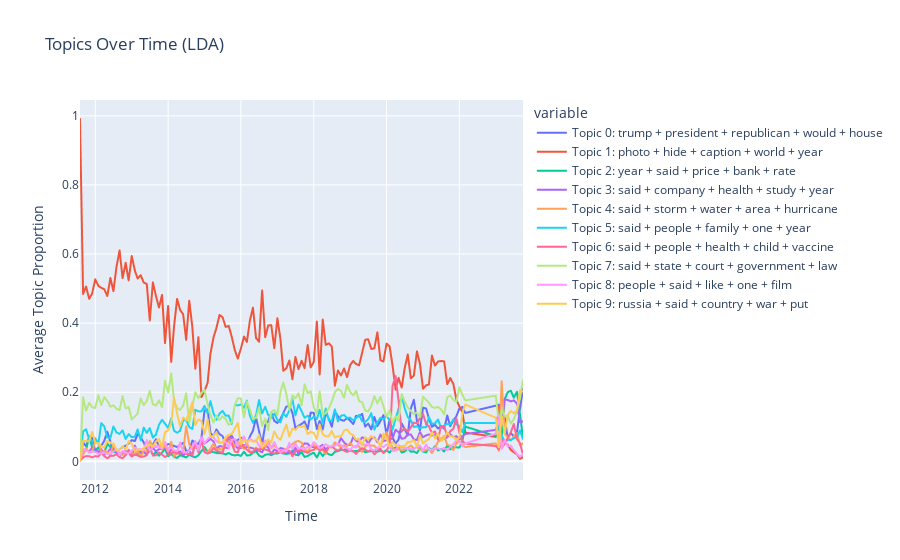

This figure's notebook cell:
### Markdown cell above
Plot Topics over time

### Code cell
import pandas as pd
import plotly.express as px

df = pd.read_csv('cnn_news_articles_final_cleaned.csv')

df['date published'] = pd.to_datetime(df['date published'])

bow_corpus = bow_vectorizer.transform(df['text'])

topic_distributions = lda_model.transform(bow_corpus)

topics_df = pd.DataFrame(topic_distributions, columns=[f"Topic {i}" for i in range(lda_model.n_components)])

df = pd.concat([df, topics_df], axis=1)

df_grouped = df.groupby([df['date published'].dt.to_period('M')])[['Topic ' + str(i) for i in range(lda_model.n_components)]].mean().reset_index()

df_grouped['date published'] = df_grouped['date published'].dt.to_timestamp()

def get_top_words(model, vectorizer, n_top_words=5):
    words = vectorizer.get_feature_names_out()
    topic_words = {}
    for topic_idx, topic in enumerate(model.components_):
        top_word_indices = topic.argsort()[-n_top_words:][::-1]
        top_words = [words[i] for i in top_word_indices]
        topic_words[topic_idx] = " + ".join(top_words)
    return topic_words

top_words = get_top_words(lda_model, bow_vectorizer)

legend_labels = [f"Topic {i}: {top_words[i]}" for i in range(lda_model.n_components)]

fig = px.line(df_grouped, 
              x='date published', 
              y=[f'Topic {i}' for i in range(lda_model.n_components)], 
              title='Topics Over Time (LDA)',
              labels={'value': 'Average Topic Proportion', 'date published': 'Time'},
              markers=False)

for i, trace in enumerate(fig.data):
    trace.name = legend_labels[i]  

fig.show()

### Figure 1 — Plotly figure (JSON) as saved in the notebook; plotly's stock layout.template omitted (floating-point values rounded to 4 significant figures; data arrays with more than 128 entries replaced by an {"elided": "..."} marker saying what was removed)
{"data": [{"hovertemplate": "variable=Topic 0<br>Time=%{x}<br>Average Topic Proportion=%{y}<extra></extra>", "legendgroup": "Topic 0", "line": {"color": "#636efa", "dash": "solid"}, "marker": {"symbol": "circle"}, "mode": "lines", "name": "Topic 0: trump + president + republican + would + house", "showlegend": true, "type": "scattergl", "x": {"elided": "138 str values"}, "xaxis": "x", "y": {"elided": "138 float values"}, "yaxis": "y"}, {"hovertemplate": "variable=Topic 1<br>Time=%{x}<br>Average Topic Proportion=%{y}<extra></extra>", "legendgroup": "Topic 1", "line": {"color": "#EF553B", "dash": "solid"}, "marker": {"symbol": "circle"}, "mode": "lines", "name": "Topic 1: photo + hide + caption + world + year", "showlegend": true, "type": "scattergl", "x": {"elided": "138 str values"}, "xaxis": "x", "y": {"elided": "138 float values"}, "yaxis": "y"}, {"hovertemplate": "variable=Topic 2<br>Time=%{x}<br>Average Topic Proportion=%{y}<extra></extra>", "legendgroup": "Topic 2", "line": {"color": "#00cc96", "dash": "solid"}, "marker": {"symbol": "circle"}, "mode": "lines", "name": "Topic 2: year + said + price + bank + rate", "showlegend": true, "type": "scattergl", "x": {"elided": "138 str values"}, "xaxis": "x", "y": {"elided": "138 float values"}, "yaxis": "y"}, {"hovertemplate": "variable=Topic 3<br>Time=%{x}<br>Average Topic Proportion=%{y}<extra></extra>", "legendgroup": "Topic 3", "line": {"color": "#ab63fa", "dash": "solid"}, "marker": {"symbol": "circle"}, "mode": "lines", "name": "Topic 3: said + company + health + study + year", "showlegend": true, "type": "scattergl", "x": {"elided": "138 str values"}, "xaxis": "x", "y": {"elided": "138 float values"}, "yaxis": "y"}, {"hovertemplate": "variable=Topic 4<br>Time=%{x}<br>Average Topic Proportion=%{y}<extra></extra>", "legendgroup": "Topic 4", "line": {"color": "#FFA15A", "dash": "solid"}, "marker": {"symbol": "circle"}, "mode": "lines", "name": "Topic 4: said + storm + water + area + hurricane", "showlegend": true, "type": "scattergl", "x": {"elided": "138 str values"}, "xaxis": "x", "y": {"elided": "138 float values"}, "yaxis": "y"}, {"hovertemplate": "variable=Topic 5<br>Time=%{x}<br>Average Topic Proportion=%{y}<extra></extra>", "legendgroup": "Topic 5", "line": {"color": "#19d3f3", "dash": "solid"}, "marker": {"symbol": "circle"}, "mode": "lines", "name": "Topic 5: said + people + family + one + year", "showlegend": true, "type": "scattergl", "x": {"elided": "138 str values"}, "xaxis": "x", "y": {"elided": "138 float values"}, "yaxis": "y"}, {"hovertemplate": "variable=Topic 6<br>Time=%{x}<br>Average Topic Proportion=%{y}<extra></extra>", "legendgroup": "Topic 6", "line": {"color": "#FF6692", "dash": "solid"}, "marker": {"symbol": "circle"}, "mode": "lines", "name": "Topic 6: said + people + health + child + vaccine", "showlegend": true, "type": "scattergl", "x": {"elided": "138 str values"}, "xaxis": "x", "y": {"elided": "138 float values"}, "yaxis": "y"}, {"hovertemplate": "variable=Topic 7<br>Time=%{x}<br>Average Topic Proportion=%{y}<extra></extra>", "legendgroup": "Topic 7", "line": {"color": "#B6E880", "dash": "solid"}, "marker": {"symbol": "circle"}, "mode": "lines", "name": "Topic 7: said + state + court + government + law", "showlegend": true, "type": "scattergl", "x": {"elided": "138 str values"}, "xaxis": "x", "y": {"elided": "138 float values"}, "yaxis": "y"}, {"hovertemplate": "variable=Topic 8<br>Time=%{x}<br>Average Topic Proportion=%{y}<extra></extra>", "legendgroup": "Topic 8", "line": {"color": "#FF97FF", "dash": "solid"}, "marker": {"symbol": "circle"}, "mode": "lines", "name": "Topic 8: people + said + like + one + film", "showlegend": true, "type": "scattergl", "x": {"elided": "138 str values"}, "xaxis": "x", "y": {"elided": "138 float values"}, "yaxis": "y"}, {"hovertemplate": "variable=Topic 9<br>Time=%{x}<br>Average Topic Proportion=%{y}<extra></extra>", "legendgroup": "Topic 9", "line": {"color": "#FECB52", "dash": "solid"}, "marker": {"symbol": "circle"}, "mode": "lines", "name": "Topic 9: russia + said + country + war + put", "showlegend": true, "type": "scattergl", "x": {"elided": "138 str values"}, "xaxis": "x", "y": {"elided": "138 float values"}, "yaxis": "y"}], "layout": {"legend": {"title": {"text": "variable"}, "tracegroupgap": 0}, "title": {"text": "Topics Over Time (LDA)"}, "xaxis": {"anchor": "y", "domain": [0, 1], "title": {"text": "Time"}}, "yaxis": {"anchor": "x", "domain": [0, 1], "title": {"text": "Average Topic Proportion"}}}}
